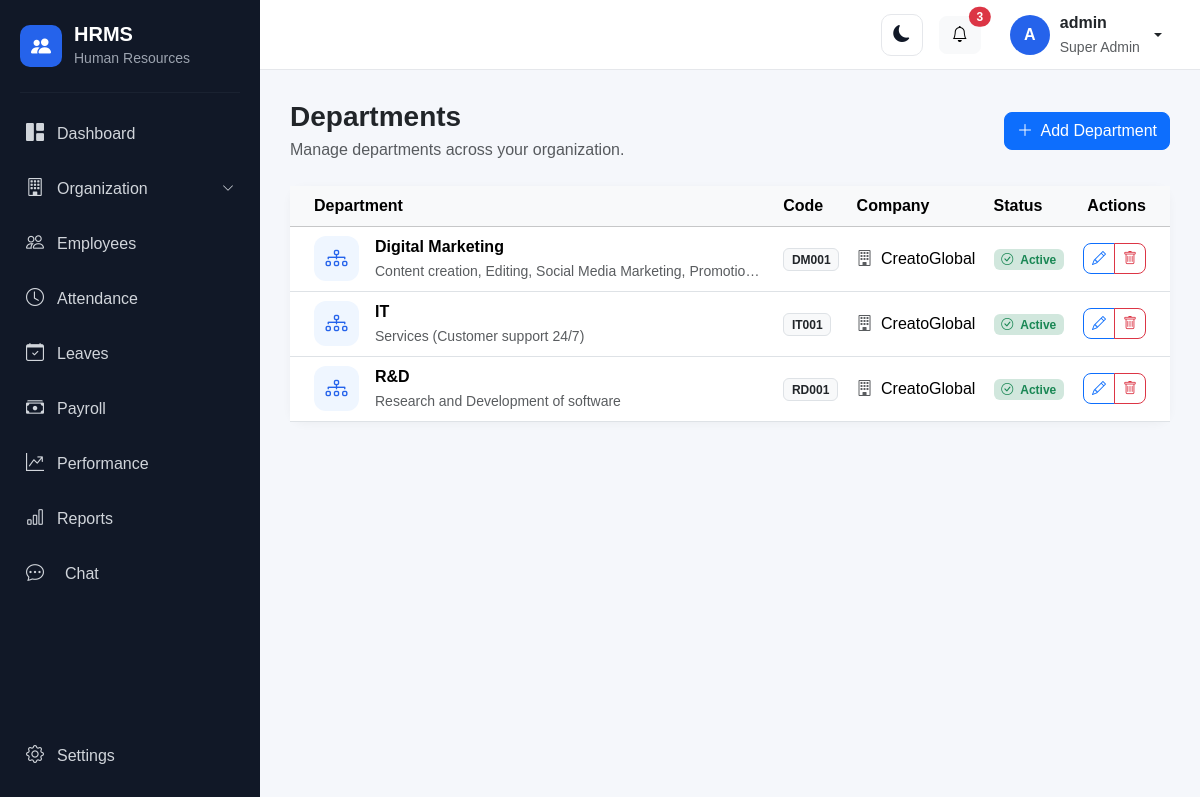
The app's page /organization/departments/ (signed in) with its own data.
### account/models.py (models this page shows, shortened)
class User(AbstractUser):
    class Role(models.TextChoices):
        SUPER_ADMIN = "SUPER_ADMIN", "Super Admin"
        HR_ADMIN = "HR_ADMIN", "HR Admin"
        MANAGER = "MANAGER", "Manager"
        EMPLOYEE = "EMPLOYEE", "Employee"
        RECRUITER = "RECRUITER", "Recruiter"
        PAYROLL_ADMIN = "PAYROLL_ADMIN", "Payroll Admin"
    objects = HRMSUserManager()
    role = models.CharField(
        max_length=30,
        choices=Role.choices,
        default=Role.EMPLOYEE,
    )
    phone = models.CharField(
        max_length=15,
        blank=True,
        null=True,
    )
    profile_picture = models.ImageField(
        upload_to="profile_pictures/",
        blank=True,
        null=True,
    )
    must_change_password = models.BooleanField(
        default=False,
        help_text="If enabled, the user must change their password after logging in.",
    )

### organization/models.py (models this page shows, shortened)
class Department(models.Model):
    company = models.ForeignKey(
        Company,
        on_delete=models.CASCADE,
        related_name="departments"
    )
    name = models.CharField(
        max_length=150
    )
    code = models.CharField(
        max_length=20
    )
    description = models.TextField(
        blank=True
    )
    head = models.ForeignKey(
        "employees.Employee",
        on_delete=models.SET_NULL,
        null=True,
        blank=True,
        related_name="headed_departments"
    )
    is_active = models.BooleanField(
        default=True
    )
    created_at = models.DateTimeField(
        auto_now_add=True
    )
    updated_at = models.DateTimeField(
        auto_now=True
    )
    class Meta:
        ordering = ["name"]
        constraints = [
            models.UniqueConstraint(
                fields=["company", "name"],
                name="unique_department_per_company"
            ),
            models.UniqueConstraint(
                fields=["company", "code"],
                name="unique_department_code_per_company"
            ),
        ]

class Company(models.Model):
    name = models.CharField(
        max_length=200
    )
    legal_name = models.CharField(
        max_length=250,
        blank=True
    )
    email = models.EmailField(
        blank=True
    )
    phone = models.CharField(
        max_length=20,
        blank=True
    )
    website = models.URLField(
        blank=True
    )
    address = models.TextField(
        blank=True
    )
    city = models.CharField(
        max_length=100,
        blank=True
    )
    state = models.CharField(
        max_length=100,
        blank=True
    )
    country = models.CharField(
        max_length=100,
        default="India"
    )
    postal_code = models.CharField(
        max_length=20,
        blank=True
    )
    logo = models.ImageField(
        upload_to="company/",
        blank=True,
        null=True
    )
    established_date = models.DateField(
        blank=True,
        null=True
    )
    is_active = models.BooleanField(
        default=True
    )
    created_at = models.DateTimeField(
        auto_now_add=True
    )
    updated_at = models.DateTimeField(
        auto_now=True
    )
    class Meta:
        ordering = ["name"]

### organization/views.py (the view)
class DepartmentListView(
    OrganizationPermissionMixin,
    ListView,
):
    model = Department
    template_name = (
        "organization/department_list.html"
    )
    context_object_name = "departments"
    def get_queryset(self):
        return (
            Department.objects
            .select_related("company")
            .annotate(
                employee_count=Count(
                    "employees",
                    filter=Q(
                        employees__employment_status__in=[
                            Employee.EmploymentStatus.ACTIVE,
                            Employee.EmploymentStatus.ON_LEAVE,
                            Employee.EmploymentStatus.BENCH,
                        ]
                    ),
                    distinct=True,
                )
            )
            .order_by("name")
        )

### templates/organization/department_list.html (shortened to what this page needs)
{% extends "base.html" %}
{% block content %}
<div class="container-fluid px-0">
    <div class="d-flex flex-wrap justify-content-between align-items-center mb-4">
        <div>
            <h3 class="fw-bold mb-1">
                Departments
            </h3>
            <p class="text-muted mb-0">
                Manage departments across your organization.
            </p>
        </div>
        <a
            href="{% url 'department_create' %}"
            class="btn btn-primary"
        >
            <i class="bi bi-plus-lg me-1"></i>
            Add Department
        </a>
    </div>
    <div class="card dashboard-card">
        <div class="card-body p-0">
            {% if departments %}
                <div class="table-responsive">
                    <table class="table table-hover align-middle mb-0">
                        <thead class="table-light">
                            <tr>
                                <th class="ps-4">
                                    Department
                                </th>
                                <th>
                                    Code
                                </th>
                                <th>
                                    Company
                                </th>
                                <th>
                                    Status
                                </th>
                                <th class="text-end pe-4">
                                    Actions
                                </th>
                            </tr>
                        </thead>
                        <tbody>
                            {% for department in departments %}
                                <tr>
                                    <td class="ps-4">
                                        <div class="d-flex align-items-center">
                                            <div
                                                class="stat-icon me-3"
                                                style="
                                                    width:45px;
                                                    height:45px;
                                                "
                                            >
                                                <i class="bi bi-diagram-3"></i>
                                            </div>
                                            <div>
                                                <div class="fw-semibold">
                                                    {{ department.name }}
                                                </div>
                                                {% if department.description %}
                                                    <small class="text-muted">
                                                        {{ department.description|truncatechars:60 }}
                                                    </small>
                                                {% endif %}
                                            </div>
                                        </div>
                                    </td>
                                    <td>
                                        <span class="badge bg-light text-dark border">
                                            {{ department.code }}
                                        </span>
                                    </td>
                                    <td>
                                        <i class="bi bi-building me-1 text-muted"></i>
                                        {{ department.company.name }}
                                    </td>
                                    <td>
                                        {% if department.is_active %}
                                            <span class="badge bg-success-subtle text-success">
                                                <i class="bi bi-check-circle me-1"></i>
                                                Active
                                            </span>
                                        {% else %}
                                            <span class="badge bg-danger-subtle text-danger">
                                                <i class="bi bi-x-circle me-1"></i>
                                                Inactive
                                            </span>
                                        {% endif %}
                                    </td>
                                    <td class="text-end pe-4">
                                        <div class="btn-group">
                                            <a
                                                href="{% url 'department_update' department.pk %}"
                                                class="btn btn-sm btn-outline-primary"
                                                title="Edit"
                                            >
                                                <i class="bi bi-pencil"></i>
                                            </a>
                                            <a
                                                href="{% url 'department_delete' department.pk %}"
                                                class="btn btn-sm btn-outline-danger"
                                                title="Delete"
                                            >
                                                <i class="bi bi-trash"></i>
                                            </a>
                                        </div>
                                    </td>
                                </tr>
                            {% endfor %}
                        </tbody>
                    </table>
                </div>
            {% endif %}
        </div>
    </div>
</div>
{% endblock %}

### templates/base.html (shortened to what this page needs)
{% load static %}
<!DOCTYPE html>
<html lang="en">
<head>
    <link href="https://cdn.jsdelivr.net/npm/bootstrap@5.3.3/dist/css/bootstrap.min.css" rel="stylesheet">
    <link rel="stylesheet" href="https://cdn.jsdelivr.net/npm/bootstrap-icons@1.11.3/font/bootstrap-icons.min.css">
    <link rel="stylesheet" href="{% static 'css/style.css' %}">
</head>
<body>
    <div class="d-flex min-vh-100">
        <aside class="sidebar" id="sidebar">
            <div class="sidebar-brand">
                <div class="brand-icon">
                    <i class="bi bi-people-fill"></i>
                </div>
                <div>
                    <h5 class="mb-0">
                        HRMS
                    </h5>
                    <small>
                        Human Resources
                    </small>
                </div>
            </div>
            <hr>
            <nav class="sidebar-menu">
                <a href="{% url 'dashboard' %}" class="sidebar-link">
                    <i class="bi bi-grid-1x2-fill"></i>
                    <span>
                        Dashboard
                    </span>
                </a>
                {% if user.role == "SUPER_ADMIN" %}
                <a class="sidebar-link" data-bs-toggle="collapse" href="#organizationMenu" role="button"
                    aria-expanded="false" aria-controls="organizationMenu">
                    <i class="bi bi-building"></i>
                    <span class="flex-grow-1">
                        Organization
                    </span>
                    <i class="bi bi-chevron-down organization-arrow"></i>
                </a>
                {% endif %}
                <a href="{% url 'employee_list' %}" class="sidebar-link">
                    <i class="bi bi-people"></i>
                    <span>
                        Employees
                    </span>
                </a>
                <a href="{% url 'attendance_dashboard' %}" class="sidebar-link">
                    <i class="bi bi-clock"></i>
                    <span>
                        Attendance
                    </span>
                </a>
                <a href="{% url 'leave_dashboard' %}" class="sidebar-link">
                    <i class="bi bi-calendar-check"></i>
                    <span>
                        Leaves
                    </span>
                </a>
                <a href="{% url 'payroll:payroll_dashboard' %}" class="sidebar-link">
                    <i class="bi bi-cash-stack"></i>
                    <span>
                        Payroll
                    </span>
                </a>
                <a href="{% url 'performance:dashboard' %}" class="sidebar-link">
                    <i class="bi bi-graph-up-arrow"></i>
                    <span>
                        Performance
                    </span>
                </a>
                {% if user.role == "HR_ADMIN" or user.role == "SUPER_ADMIN" %}
                <a href="{% url 'reports:dashboard' %}" class="sidebar-link">
                    <i class="bi bi-bar-chart"></i>
                    <span>
                        Reports
                    </span>
                </a>
                {% endif %}
                <a href="{% url 'chat:home' %}"
                    class="sidebar-link {% if request.resolver_match.namespace == 'chat' %}active{% endif %}">
                    <i class="bi bi-chat-dots me-2"></i>
                    <span>Chat</span>
                </a>
            </nav>
            <div class="sidebar-bottom">
                <a href="{% url 'settings' %}" class="sidebar-link">
                    <i class="bi bi-gear"></i>
                    <span>
                        Settings
                    </span>
                </a>
            </div>
        </aside>
        <div class="main-wrapper">
            <nav class="top-navbar">
                <div class="ms-auto d-flex align-items-center gap-3">
                    <button type="button" class="btn theme-toggle" id="themeToggle" aria-label="Switch to dark mode"
                        title="Switch to dark mode">
                        <i class="bi bi-moon-fill" id="themeToggleIcon"></i>
                    </button>
                    <button type="button" class="btn btn-light position-relative">
                        <i class="bi bi-bell"></i>
                        <span class="position-absolute top-0 start-100 translate-middle badge rounded-pill bg-danger">
                            3
                        </span>
                    </button>
                    <div class="dropdown">
                        <button type="button" class="btn user-menu dropdown-toggle" data-bs-toggle="dropdown">
                            <div class="user-avatar">
                                {{ user.first_name|first|default:user.username|first|upper }}
                            </div>
                            <div class="d-none d-md-block text-start">
                                <div class="fw-semibold">
                                    {{ user.get_full_name|default:user.username }}
                                </div>
                                <small class="text-muted">
                                    {{ user.get_role_display }}
                                </small>
                            </div>
                        </button>
                    </div>
                </div>
            </nav>
            <main class="content-area">
                {% block content %}
                {% endblock %}
            </main>
        </div>
    </div>
</body>
</html>

### records on screen
User: first_name|first "A", get_full_name "admin", role "Super Admin"
Department: name "Digital Marketing", description "Content creation, Editing, Social Media Marketing, Promotio…", code "DM001", company.name "CreatoGlobal", is_active True (drawn)
Department: name "IT", description "Services (Customer support 24/7)", code "IT001", company.name "CreatoGlobal", is_active True (drawn)
Department: name "R&D", description "Research and Development of software", code "RD001", company.name "CreatoGlobal", is_active True (drawn)
